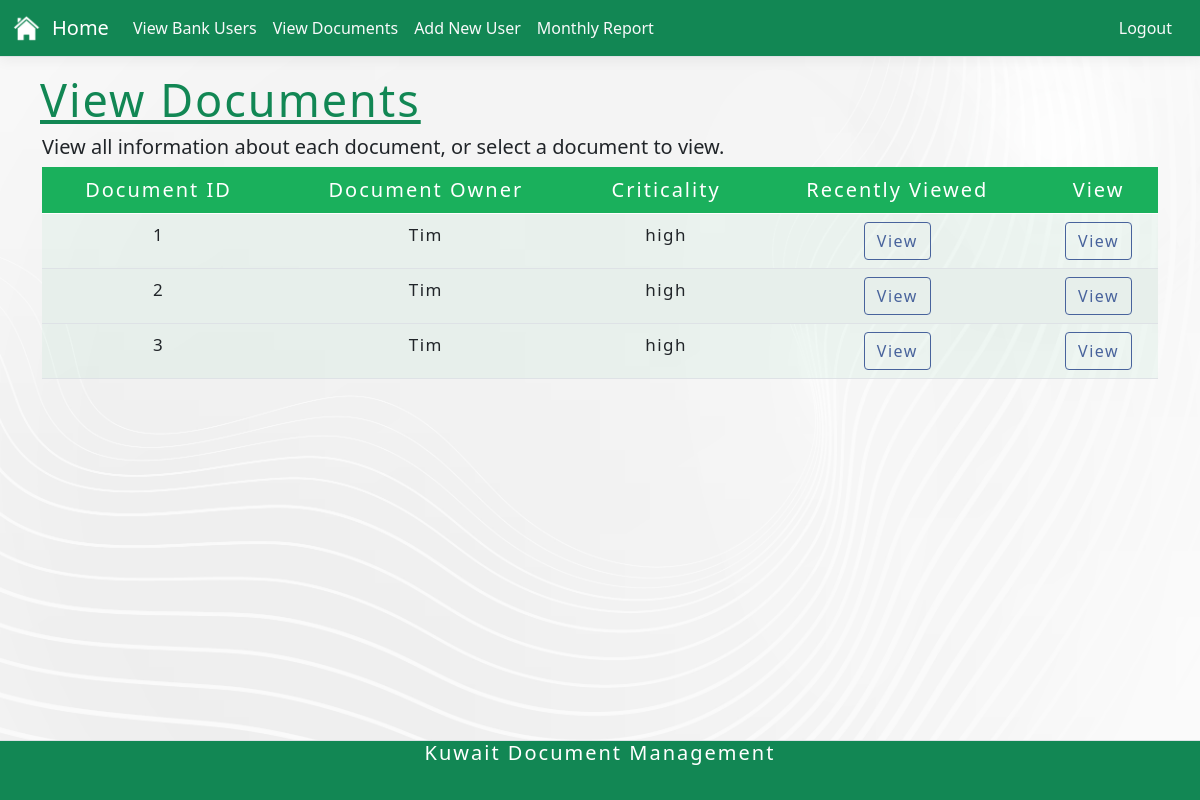
The page /Group31/adminDocument.php (signed in) on the database its author committed.
### tables this page shows
CREATE TABLE "documents" (
	"docID"	INTEGER NOT NULL,
	"owner"	TEXT NOT NULL,
	"criticality"	TEXT NOT NULL,
	"viewers"	INTEGER,
	"archive"	TEXT,
	"deleted"	TEXT,
	PRIMARY KEY("docID")
);

### Group31/adminDocument.php (the view, shortened to what this page needs)
<?php require("adminNav.php");
function getDocument()
{
    $os = getOS();
    if ($os === "Mac") {
        $db = new SQLITE3('../Database/Kuwaitt.db');
    } else {
        $db = new SQLITE3('..\\Database\\Kuwaitt.db');
    }
    $sql = "SELECT * FROM documents";
    $stmt = $db->prepare($sql);
    $result = $stmt->execute();
    while ($row = $result->fetchArray()) {
        $arrayResult[] = $row;
    }
    return $arrayResult;
}
$document = getDocument();
?>
<div>
    <h1 class="tableHeader"><u>View Documents</u></h1>
</div>
<div class="container bgColor">
    <main role="main" class="pb-3">
        <h5>View all information about each document, or select a document to view.</h5>
        <div class="row">
            <div class="col">
                <table class="table table-hover">
                    <thead class="theadColour">
                        <td style="text-align: center;">Document ID</td>
                        <td style="text-align: center;">Document Owner</td>
                        <td style="text-align: center;">Criticality</td>
                        <td style="text-align: center;">Recently Viewed</td>
                        <td style="text-align: center;">View</td>
                    </thead>
                    <?php
                    for ($i = 0; $i < count($document); $i++) :
                    ?>
                        <tr>
                            <td class="tbContents"><?php echo $document[$i]['docID'] ?></td>
                            <td class="tbContents"><?php echo $document[$i]['owner'] ?></td>
                            <td class="tbContents"><?php echo $document[$i]['criticality'] ?></td>
                            <td class="tbContents"><button type="button" class="btn btn-action" data-bs-toggle="modal" data-bs-target="#viewersModal<?php echo $i ?>">View</button></td>
                            <td class="tbContents"><a href="adminViewdoc.php?uid=<?php echo $document[$i]['docID']; ?>" class="btn btn-action">View</a></td>
                        </tr>
                    <?php endfor; ?>
                </table>
        </div>
    </main>
</div>
<?php require("Footer.php"); ?>

### Group31/site2.css (style rules this page uses)
a { color: #0366d6; }
.btn-action { border-color: #48639C !important; color: #48639C !important; font-family: 'Segoe UI', Tahoma, Geneva, Verdana, sans-serif; letter-spacing: 1.5px; white-space: nowrap; font-size: 17px; }
html { font-size: 14px; }
body { background-image: url("whiteBkg.jpg"); }
@media (min-width: 768px) { html { font-size: 16px; } }
html { position: relative; min-height: 100%; }
body { margin-bottom: 60px; }
body::after { content: ''; display: block; height: 100px; }
.bkg { background: "whiteBkg.jpg"; background-size: cover; background-repeat: no-repeat; }
.container { min-height: 100%; }
table { border-collapse: collapse; width: 100%; }
th, td { text-align: left; padding: 8px; }
tr:nth-child(even) { background-color: #f2f2f2; }
html, body { max-width: 100%; overflow-x: hidden; }
thead.theadColour { text-align: center; background: #1ab05c; color: white; font-family: 'Segoe UI', Tahoma, Geneva, Verdana, sans-serif; letter-spacing: 2px; white-space: nowrap; font-size: 20px; }
td.tbContents { text-align: center; font-family: 'Segoe UI', Tahoma, Geneva, Verdana, sans-serif; letter-spacing: 1.5px; white-space: nowrap; font-size: 17px; }
table tr td, table tr th { background-color: rgba(26, 176, 92, 0.05) !important; }
.tableHeader { font-family: 'Segoe UI', Tahoma, Geneva, Verdana, sans-serif; font-size: 45px; letter-spacing: 2px; color: #128754; top: 60px; padding-left: 40px; }

### rows shown on the page
documents: docID "1", owner "Tim", criticality "high"
documents: docID "2", owner "Tim", criticality "high"
documents: docID "3", owner "Tim", criticality "high"
